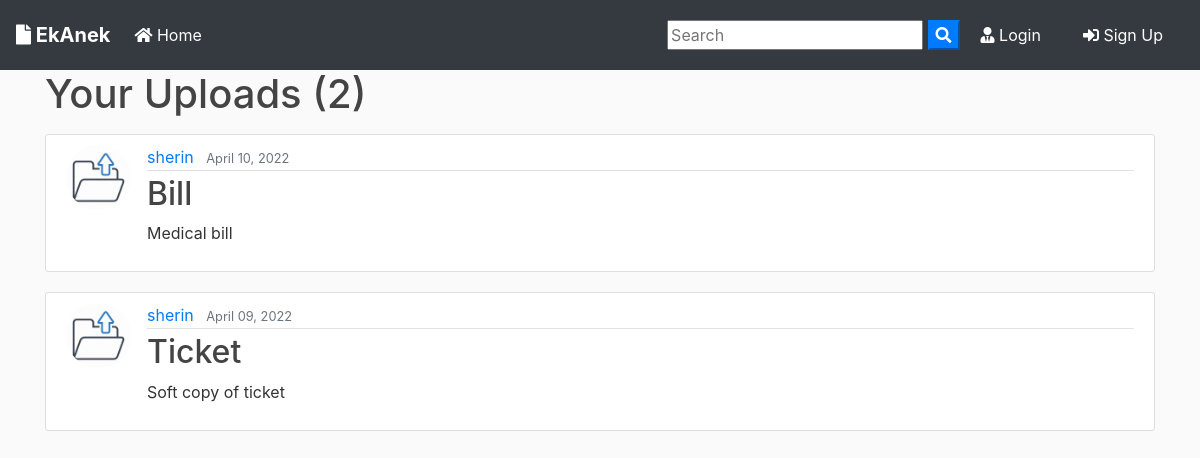
The app's page /user/sherin with its own data.
### blog/models.py (models this page shows, shortened)
class Post(models.Model):
	id = models.BigAutoField(primary_key=True)
	title = models.CharField(max_length=100)
	file = models.FileField(null=True,blank=True,upload_to='Files')
	content = models.TextField()
	date_posted = models.DateTimeField(default=timezone.now)
	author = models.ForeignKey(User, on_delete=models.CASCADE)

### users/models.py (models this page shows, shortened)
class Profile(models.Model):
    id = models.BigAutoField(primary_key=True)
    user = models.OneToOneField(User, on_delete=models.CASCADE)
    image = models.ImageField(default='default.jpg', upload_to='profile_pics')

### blog/views.py (the view)
# urls.py: path('user/<str:username>', UserPostListView.as_view(), name='user-posts'),
class UserPostListView(ListView):
    model = Post
    template_name = 'blog/user_posts.html'  # <app>/<model>_<viewtype>.html
    context_object_name = 'posts'
    paginate_by = 2
    def get_queryset(self):
        user = get_object_or_404(User, username=self.kwargs.get('username'))
        return Post.objects.filter(author=user).order_by('-date_posted')

### blog/templates/blog/user_posts.html (shortened to what this page needs)
{% extends "blog/base.html" %}
{% block content %}
    <h1 class="mb-3">Your Uploads ({{ page_obj.paginator.count }})</h1>
    {% for post in posts %}
        <article class="media content-section">
          <img class="rounded-circle article-img" src="{{ post.author.profile.image.url }}">
          <div class="media-body">
            <div class="article-metadata">
              <a class="mr-2" href="{% url 'user-posts' post.author.username %}">{{ post.author }}</a>
              <small class="text-muted">{{ post.date_posted|date:"F d, Y" }}</small>
            </div>
            <h2><a class="article-title" href="{% url 'post-detail' post.id %}">{{ post.title }}</a></h2>
            <p class="article-content">{{ post.content }}</p>
          </div>
        </article>
    {% endfor %}
{% endblock content %}

### blog/templates/blog/base.html (shortened to what this page needs)
{% load static %}
<!doctype html>
<html lang="en">
  <head>
    <link rel="stylesheet" href="https://stackpath.bootstrapcdn.com/bootstrap/4.3.1/css/bootstrap.min.css">
    <link rel="stylesheet" href="https://use.fontawesome.com/releases/v5.8.1/css/all.css" >
    <link rel="stylesheet" href="{% static 'blog/main.css' %}">
</head>
  <body>
        <nav class="navbar navbar-expand-lg navbar-dark bg-dark">
                <a class="navbar-brand font-weight-bold" href="{% url 'blog-home' %}"><i class="fas fa-file"></i> EkAnek</a>
                <div class="collapse navbar-collapse" id="navbarSupportedContent">
                  <ul class="navbar-nav mr-auto">
                    <li class="nav-item active">
                      <a class="nav-link" href="{% url 'blog-home' %}"><i class="fas fa-home"></i> Home <span class="sr-only">(current)</span></a>
                    </li>
                  </ul>
                  <form id="searchform" action="{% url 'search' %}" method="get">
                    <input type="text" name="q" type="text" value="{{ request.GET.q }}" placeholder="Search" />
                    <button type="button" onclick="searchform.submit()" class=" text-white my-color btn-primary"><i class="fa fa-search"></i></button>
                </form>
                    {% if user.is_authenticated %}
                    <a href="{% url 'user-posts' user %}" class="btn text-white m-2"><i class="fas fa-user-shield"></i> My Files</a>
                    <a href="{% url 'post-create' %} " class="btn text-white m-2"><i class="fas fa-user-edit"></i>Upload File</a>
                    <a href="{% url 'profile' %} " class="btn text-white m-2"><i class="fas fa-user"></i> {{ user.username }}</a>
                    <a href="{% url 'logout' %} " class="btn text-white m-2"><i class="fas fa-sign-out-alt"></i> Log Out</a>
                    {% else %}
                    <a href="{% url 'login' %} " class="btn text-white m-2"><i class="fas fa-user-tie"></i> Login</a>
                    <a href="{% url 'register' %} " class="btn text-white m-2"> <i class="fas fa-sign-in-alt"></i> Sign Up</a>
                    {% endif %}
                </div>
              </nav>
      <div class="container my-bg">
    {% block content %}
    {% endblock  %}
</div>
  </body>
</html>

### blog/static/blog/main.css (style rules this page uses)
body { background: #fafafa; color: #333333; margin-top: 0; }
h1, h2, h3, h4, h5, h6 { color: #444444; }
ul { margin: 0; }
.content-section { background: #ffffff; padding: 10px 20px; border: 1px solid #dddddd; border-radius: 3px; margin-bottom: 20px; }
.article-title { color: #444444; }
.article-content { white-space: pre-line; }
.article-img { height: 65px; width: 65px; margin-right: 16px; }
.article-metadata { padding-bottom: 1px; margin-bottom: 4px; border-bottom: 1px solid #e3e3e3 }

### records on screen
Post: author.profile.image (placeholder picture), author "sherin", date_posted "April 10, 2022", title "Bill", content "Medical bill"
Post: author.profile.image (placeholder picture), author "sherin", date_posted "April 09, 2022", title "Ticket", content "Soft copy of ticket"

### other values on screen
{{ page_obj.paginator.count }} "2"
